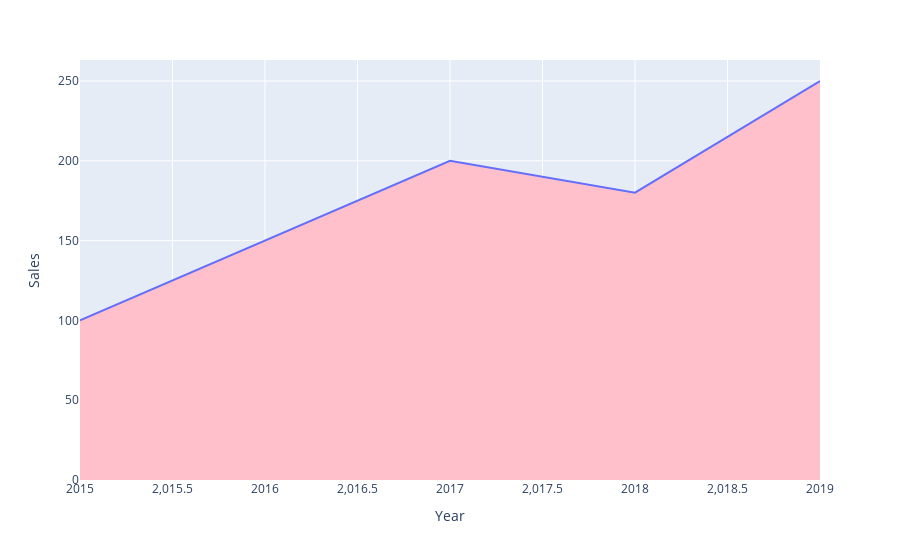

Here is the notebook cell this chart was saved with:
### Code cell
fig.update_traces(fillcolor='pink')
fig.show()

### Figure 1 — Plotly figure (JSON) as saved in the notebook; plotly's stock layout.template omitted (floating-point values rounded to 4 significant figures)
{"data": [{"fillcolor": "pink", "fillpattern": {"shape": ""}, "hovertemplate": "Year=%{x}<br>Sales=%{y}<extra></extra>", "legendgroup": "", "line": {"color": "#636efa"}, "marker": {"symbol": "circle"}, "mode": "lines", "name": "", "orientation": "v", "showlegend": false, "stackgroup": "1", "type": "scatter", "x": [2015, 2016, 2017, 2018, 2019], "xaxis": "x", "y": [100, 150, 200, 180, 250], "yaxis": "y"}], "layout": {"legend": {"tracegroupgap": 0}, "margin": {"t": 60}, "xaxis": {"anchor": "y", "domain": [0, 1], "title": {"text": "Year"}}, "yaxis": {"anchor": "x", "domain": [0, 1], "title": {"text": "Sales"}}}}
